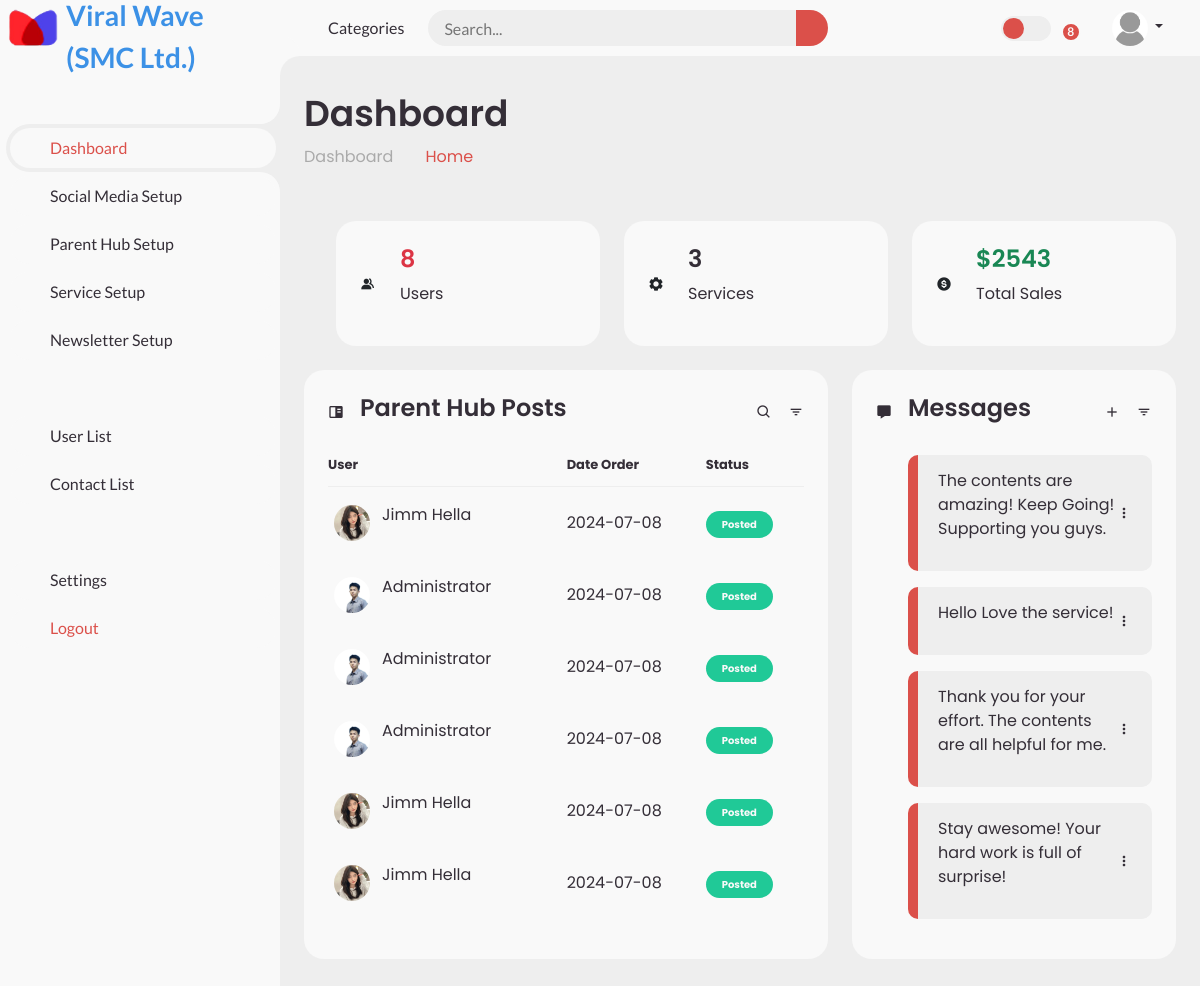
Page /Server/Adminindex.php on the committed database.
### tables this page shows
CREATE TABLE `parenthub` (
  `ph_id` int(11) NOT NULL,
  `title` varchar(200) NOT NULL,
  `description` varchar(1500) NOT NULL,
  `image1` varchar(500) NOT NULL,
  `image2` varchar(500) NOT NULL,
  `user_id` int(11) NOT NULL,
  `created_date` date NOT NULL DEFAULT current_timestamp()
);

CREATE TABLE `user` (
  `id` int(11) NOT NULL,
  `profile` varchar(500) NOT NULL,
  `name` varchar(500) NOT NULL,
  `email` varchar(500) NOT NULL,
  `password` varchar(8) NOT NULL,
  `city` varchar(500) NOT NULL,
  `subscription` int(11) NOT NULL,
  `user_type` int(11) NOT NULL
);

CREATE TABLE `contact` (
  `id` int(11) NOT NULL,
  `firstname` varchar(100) NOT NULL,
  `lastname` varchar(100) NOT NULL,
  `email` varchar(100) NOT NULL,
  `message` varchar(500) NOT NULL
);

### Server/Adminindex.php (the view, shortened to what this page needs)
<!DOCTYPE html>
<html lang="en">
<?php
include '../Config/DBconnect.php';
$email = $_SESSION['email'];
$sql_img = "SELECT profile, name FROM user WHERE email = '$email'";
$result_img = $conn->query($sql_img);
$card = $result_img->fetch_assoc();
?>
<head>
    <link href='https://unpkg.com/boxicons@2.0.9/css/boxicons.min.css' rel='stylesheet'>
    <link rel='stylesheet' href='https://cdn-uicons.flaticon.com/2.4.2/uicons-regular-rounded/css/uicons-regular-rounded.css'>
    <link rel="stylesheet" href="https://cdn.jsdelivr.net/npm/bootstrap-icons@1.11.3/font/bootstrap-icons.min.css">
    <link href="https://cdn.jsdelivr.net/npm/bootstrap@5.3.2/dist/css/bootstrap.min.css" rel="stylesheet" />
    <link rel="stylesheet" href="../CSS/AdminDashboard.css">
</head>
<body>
    <section id="sidebar">
        <a href="#" class="brand">
            <img src="../Images/FavtIcon-removebg-preview.png" alt="Logo" width="50" class="mx-2">
            <span class="text mt-3 fs-3">
                Viral Wave <br> (SMC Ltd.)
            </span>
        </a>
        <ul class="side-menu top">
            <li class="active">
                <a href="#">
                    <span class="text">Dashboard</span>
                </a>
            </li>
            <li>
                <a href="SocialMediaSetup.php">
                    <span class="text">Social Media Setup</span>
                </a>
            </li>
            <li>
                <a href="ParentHubSetup.php">
                    <span class="text">Parent Hub Setup</span>
                </a>
            </li>
            <li>
                <a href="ServiceSetup.php">
                    <span class="text">Service Setup</span>
                </a>
            </li>
            <li>
                <a href="NewsletterSetup.php">
                    <span class="text">Newsletter Setup</span>
                </a>
            </li>
        </ul>
        <ul class="side-menu">
            <li>
                <a href="UserList.php">
                    <span class="text">User List</span>
                </a>
            </li>
            <li>
                <a href="ContactList.php">
                    <span class="text">Contact List</span>
                </a>
            </li>
        </ul>
        <ul class="side-menu">
            <li>
                <a href="#">
                    <span class="text">Settings</span>
                </a>
            </li>
            <li>
                <a href="/Log/logout.php" class="logout">
                    <span class="text">Logout</span>
                </a>
            </li>
        </ul>
    </section>
    <section id="content">
        <nav>
            <a href="#" class="nav-link">Categories</a>
            <form action="#">
                <div class="form-input">
                    <input type="search" placeholder="Search...">
                    <button type="submit" class="search-btn"><i class="fi fi-rr-search"></i></button>
                </div>
            </form>
            <label for="switch-mode" class="switch-mode"></label>
            <a href="#" class="notification">
                <span class="num">8</span>
            </a>
            <div class="dropdown open">
                <a class="btn dropdown-toggle" type="button" id="triggerId" data-bs-toggle="dropdown" aria-haspopup="true" aria-expanded="false">
                    <?php if (empty($card['profile'])) { ?>
                        <img src="../Images/default_profile.png" class="rounded-5" width="36" height="36" alt="image">
                    <?php } else { ?>
                        <img src="<?php echo "../Images/UploadedImages\\" . $card['profile']; ?>" class="rounded-5" width="36" height="36" alt="image">
                    <?php }
                    echo $card['name']; ?>
                </a>
            </div>
        </nav>
        <main>
            <div class="head-title">
                <div class="left">
                    <h1>Dashboard</h1>
                    <ul class="breadcrumb">
                        <li>
                            <a href="#">Dashboard</a>
                        </li>
                        <li>
                            <a class="active" href="#">Home</a>
                        </li>
                    </ul>
                </div>
            </div>
            <ul class="box-info">
                <li>
                    <?php
                    $sql_user = "SELECT * FROM user";
                    $result_user = $conn->query($sql_user);
                    if ($result_user) {
                        $user_no = $result_user->num_rows;
                    }
                    ?>
                    <i class='bx bxs-group'></i>
                    <span class="text">
                        <h3 class="text-danger"><?php echo $user_no; ?></h3>
                        <p>Users</p>
                    </span>
                </li>
                <li>
                    <?php
                    $sql_ser = "SELECT * FROM services";
                    $result_ser = $conn->query($sql_ser);
                    if ($result_ser) {
                        $ser_no = $result_ser->num_rows;
                    }
                    ?>
                    <i class='bx bxs-cog'></i>
                    <span class="text">
                        <h3 class="text"><?php echo $ser_no; ?></h3>
                        <p>Services</p>
                    </span>
                </li>
                <li>
                    <i class='bx bxs-dollar-circle'></i>
                    <span class="text">
                        <h3 class="text-success">$2543</h3>
                        <p>Total Sales</p>
                    </span>
                </li>
            </ul>
            <div class="table-data">
                <div class="order">
                    <div class="head">
                        <i class='bx bxs-book-content'></i>
                        <h3>Parent Hub Posts</h3>
                        <i class='bx bx-search'></i>
                        <i class='bx bx-filter'></i>
                    </div>
                    <table>
                        <thead>
                            <tr>
                                <th>User</th>
                                <th>Date Order</th>
                                <th>Status</th>
                            </tr>
                        </thead>
                        <?php
                        $sql_ph = "SELECT * FROM parenthub, user WHERE user_id = id";
                        $result_ph = $conn->query($sql_ph);
                        while ($ph_row = $result_ph->fetch_assoc()) {
                        ?>
                            <tbody>
                                <tr>
                                    <td>
                                        <img src="<?php echo "../Images/UploadedImages\\" . $ph_row['profile']; ?>">
                                        <p><?php echo $ph_row['name']; ?></p>
                                    </td>
                                    <td><?php echo $ph_row['created_date']; ?></td>
                                    <td><span class="status completed">Posted</span></td>
                                </tr>
                            </tbody>
                        <?php } ?>
                    </table>
                </div>
                <div class="todo">
                    <div class="head">
                        <i class='bx bxs-message'></i>
                        <h3>Messages</h3>
                        <i class='bx bx-plus'></i>
                        <i class='bx bx-filter'></i>
                    </div>
                    <ul class="todo-list">
                        <?php
                        $sql_msg = "SELECT * FROM contact";
                        $result_msg = $conn->query($sql_msg);
                        while ($msg_row = $result_msg->fetch_assoc()) { ?>
                            <li class="completed">
                                <p><?php echo $msg_row['message']; ?></p>
                                <i class='bx bx-dots-vertical-rounded'></i>
                            </li>
                        <?php } ?>
                    </ul>
                </div>
            </div>
        </main>
    </section>
</body>
</html>

### rows in the picture
parenthub: user.profile (picture), user.name "Jimm Hella", created_date "2024-07-08"
parenthub: user.profile (picture), user.name "Administrator", created_date "2024-07-08"
parenthub: user.profile (picture), user.name "Administrator", created_date "2024-07-08"
parenthub: user.profile (picture), user.name "Administrator", created_date "2024-07-08"
parenthub: user.profile (picture), user.name "Jimm Hella", created_date "2024-07-08"
parenthub: user.profile (picture), user.name "Jimm Hella", created_date "2024-07-08"
contact: message "The contents are amazing! Keep Going! Supporting you guys."
contact: message "Hello Love the service!"
contact: message "Thank you for your effort. The contents are all helpful for me."
contact: message "Stay awesome! Your hard work is full of surprise!"

### other values in the picture
$user_no "8"
$ser_no "3"
